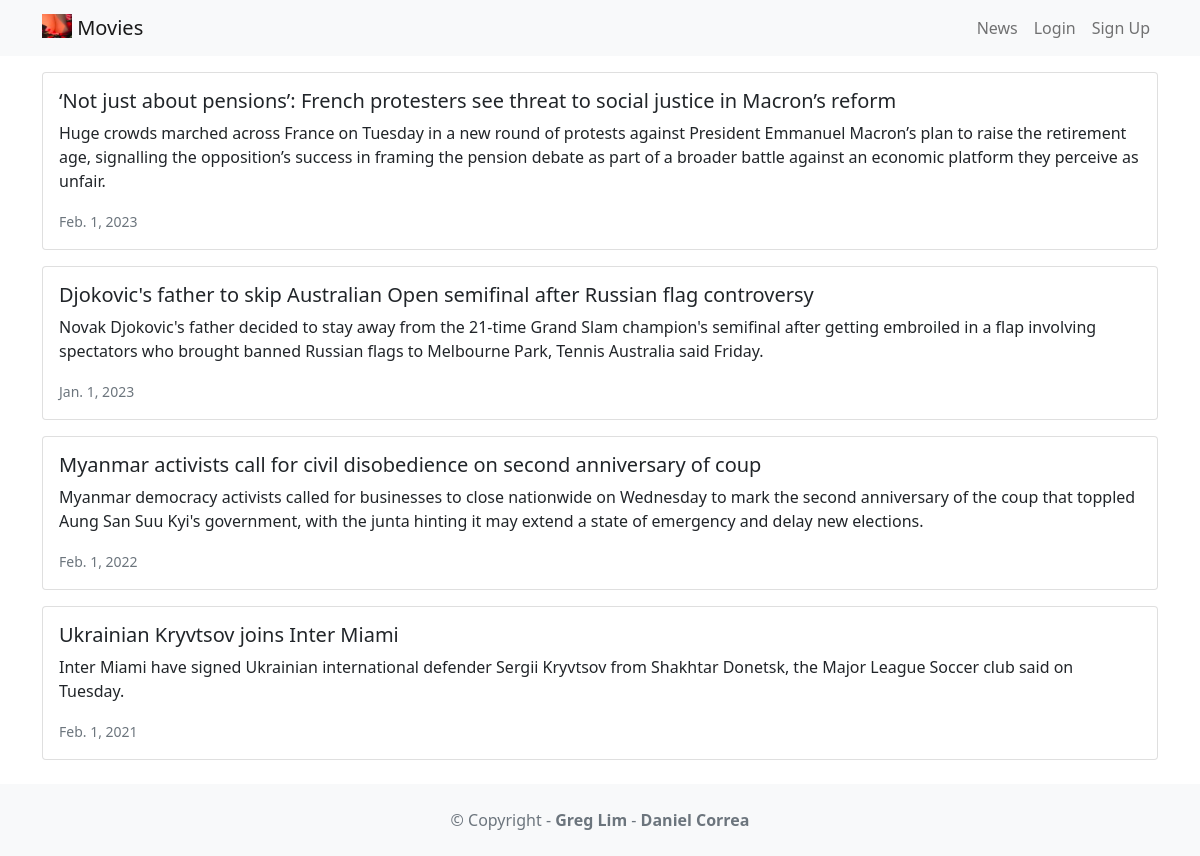
Page /news/ on the committed database.
### news/models.py (models this page shows, shortened)
class News(models.Model):
    headline = models.CharField(max_length=200)
    body = models.TextField()
    date = models.DateField()

### news/views.py (the view)
# urls.py: path('news/', include('news.urls')),
def news(request):
    newss = News.objects.all().order_by('-date')
    return render(request,'news.html',{'newss':newss})

### news/templates/news.html
{% extends 'base.html' %}
{% block content %}
            {% for news in newss %}
            <div class="card mb-3">
                <div class="row g-0">
                    <div>
                        <div class="card-body">
                            <h5 class="card-title">
                                {{ news.headline }}
                            </h5>
                            <p class="card-text">{{ news.body }}</p>
                            <p class="card-text"><small class="text-muted">
                                {{ news.date }}
                            </small></p>
                        </div>
                    </div>
                </div>
            </div>
            {% endfor %}
{% endblock content %}

### rows in the picture
News: headline "‘Not just about pensions’: French protesters see threat to social justice in Macron’s reform", body "Huge crowds marched across France on Tuesday in a new round of protests against President Emmanuel Macron’s plan to raise the retirement age, signalling the opposition’s success in framing the pension debate as part of a broader battle against an economic platform they perceive as unfair.", date "Feb. 1, 2023"
News: headline "Djokovic's father to skip Australian Open semifinal after Russian flag controversy", body "Novak Djokovic's father decided to stay away from the 21-time Grand Slam champion's semifinal after getting embroiled in a flap involving spectators who brought banned Russian flags to Melbourne Park, Tennis Australia said Friday.", date "Jan. 1, 2023"
News: headline "Myanmar activists call for civil disobedience on second anniversary of coup", body "Myanmar democracy activists called for businesses to close nationwide on Wednesday to mark the second anniversary of the coup that toppled Aung San Suu Kyi's government, with the junta hinting it may extend a state of emergency and delay new elections.", date "Feb. 1, 2022"
News: headline "Ukrainian Kryvtsov joins Inter Miami", body "Inter Miami have signed Ukrainian international defender Sergii Kryvtsov from Shakhtar Donetsk, the Major League Soccer club said on Tuesday.", date "Feb. 1, 2021"
